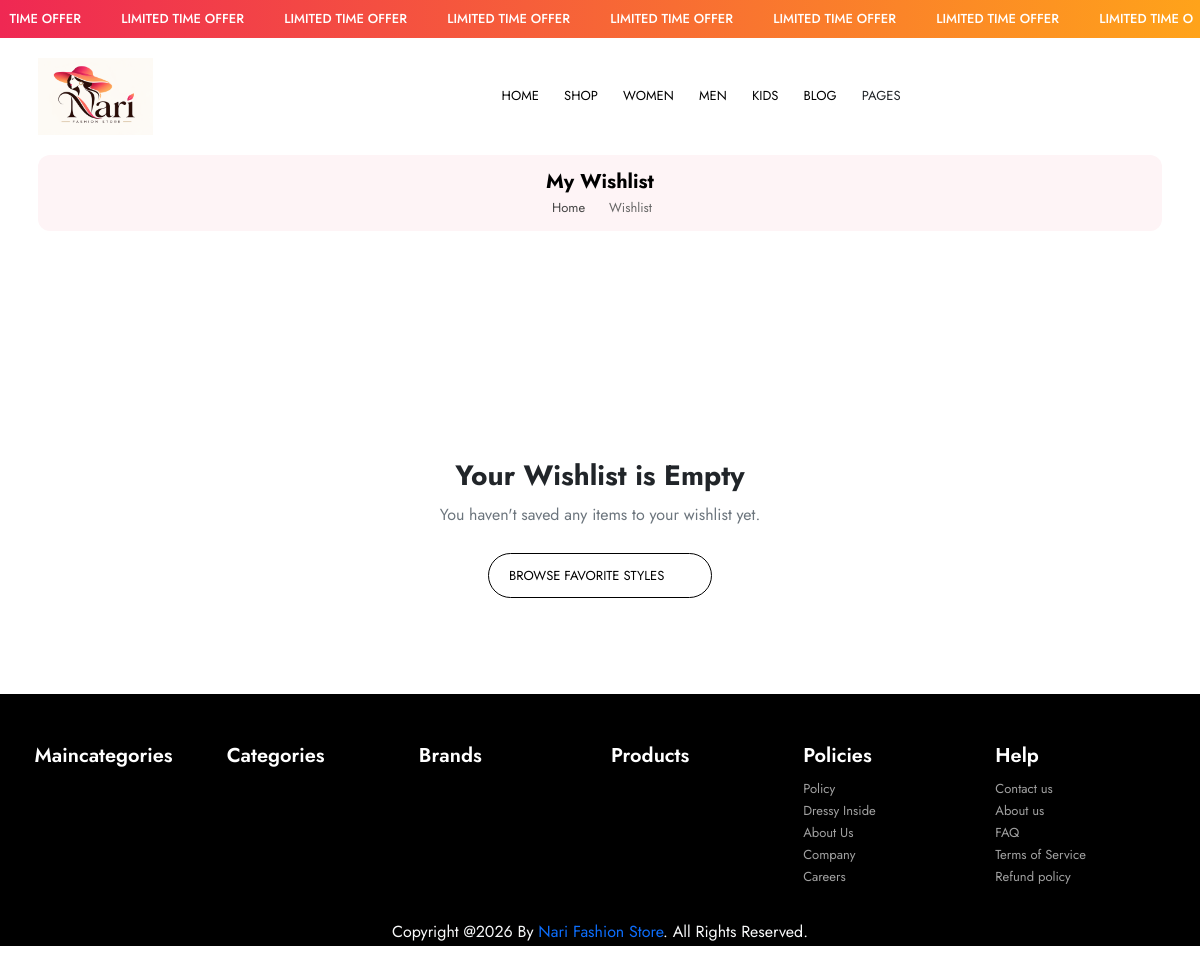
The app's page /wishlist/ with its own data.
### mainApp/models.py (models this page shows, shortened)
class Supercategory(models.Model):
    id = models.AutoField(primary_key=True)
    name = models.CharField(max_length=200, unique=True)
    slug = models.SlugField(max_length=200, unique=True)
    image = models.URLField(max_length=1024, default='', null=True, blank=True)
    title = models.CharField(max_length=100, default='', null=True, blank=True)
    description = models.TextField(default='', null=True, blank=True)

### mainApp/views.py (the view, shortened to what this page needs)
# urls.py: path('wishlist/',views.wishlist_page),
def wishlist_page(request):
    product_ids = set(request.session.get('wishlist', []))
    wishlist_products = Product.objects.filter(id__in=product_ids).order_by('-id')
    return render(request, 'front/wishlist.html', {
        'wishlist_products': wishlist_products,
        'wishlist_count': wishlist_products.count()
    })

### mainApp/templates/front/wishlist.html (shortened to what this page needs)
{% extends "front/index.html" %}
{% load static %}
{% block body %}
    <main>
        <div class="ul-container">
            <div class="ul-breadcrumb">
                <h2 class="ul-breadcrumb-title">My Wishlist</h2>
                <div class="ul-breadcrumb-nav">
                    <a href="/"> Home</a>
                    <i class="flaticon-arrow-point-to-right"></i>
                    <span class="current-page">Wishlist</span>
                </div>
            </div>
        </div>
        <div class="ul-cart-container" id="wishlistContainer">
            {% if wishlist_products %}
            <div class="card border-0 shadow-sm rounded-4 p-3 p-md-4 bg-white" style="border: 1px solid #ECEFF2 !important;">
                <div class="d-flex justify-content-between align-items-center pb-3 border-bottom mb-3">
                    <h4 class="fw-bold mb-0" style="font-size: 1.25rem;">Saved Items ({{ wishlist_products|length }})</h4>
                    <a href="/cart/" class="text-decoration-none text-muted small"><i class="flaticon-shopping-bag me-1"></i> Go to Cart</a>
                </div>
                <div class="table-responsive">
                    <table class="ul-cart-table">
                        <thead>
                            <tr>
                                <th>Product</th>
                                <th>Price</th>
                                <th>Stock Status</th>
                                <th>Action</th>
                                <th>Remove</th>
                            </tr>
                        </thead>
                        <tbody>
                            {% for item in wishlist_products %}
                            <tr id="wishlist-row-{{ item.id }}">
                                <td>
                                    <div class="ul-cart-product">
                                        <a href="/product-details/{{ item.name|slugify }}/{{ item.id }}/" class="ul-cart-product-img">
                                            {% if item.image1 %}
                                            <img src="{{ item.image1 }}" alt="{{ item.name }}" style="width: 70px; height: 70px; object-fit: contain; border-radius: 8px;">
                                            {% else %}
                                            <img src="{% static 'assets/img/image.png' %}" alt="{{ item.name }}" style="width: 70px; height: 70px; object-fit: contain; border-radius: 8px;">
                                            {% endif %}
                                        </a>
                                        <div class="d-flex flex-column text-start ms-2">
                                            <a href="/product-details/{{ item.name|slugify }}/{{ item.id }}/" class="ul-cart-product-title fw-bold text-dark">{{ item.name }}</a>
                                            {% if item.category %}
                                            <small class="text-muted">{{ item.category.name }}</small>
                                            {% endif %}
                                        </div>
                                    </div>
                                </td>
                                <td>
                                    <span class="ul-cart-item-price fw-bold text-dark">&#8377;{{ item.price|floatformat:2 }}</span>
                                    {% if item.base_price and item.base_price > item.price %}
                                    <br><small class="text-muted text-decoration-line-through">&#8377;{{ item.base_price|floatformat:2 }}</small>
                                    {% endif %}
                                </td>
                                <td>
                                    {% if item.quantity > 0 %}
                                    <span class="badge bg-success-subtle text-success px-3 py-2 rounded-pill fw-semibold">In Stock</span>
                                    {% else %}
                                    <span class="badge bg-danger-subtle text-danger px-3 py-2 rounded-pill fw-semibold">Out of Stock</span>
                                    {% endif %}
                                </td>
                                <td>
                                    <button type="button" class="ul-btn py-2 px-3 btn-move-to-cart" data-id="{{ item.id }}" style="font-size: 13px;">
                                        Add to Cart <i class="flaticon-cart ms-1"></i>
                                    </button>
                                </td>
                                <td>
                                    <div class="ul-cart-item-remove">
                                        <button type="button" class="btn-remove-wishlist text-danger border-0 bg-transparent" data-id="{{ item.id }}" title="Remove from wishlist">
                                            <i class="flaticon-close"></i>
                                        </button>
                                    </div>
                                </td>
                            </tr>
                            {% endfor %}
                        </tbody>
                    </table>
                </div>
                <div class="d-flex justify-content-between align-items-center flex-wrap gap-3 mt-4">
                    <a href="/all" class="ul-btn secondary-btn"><i class="flaticon-left-arrow me-1"></i> Continue Shopping</a>
                    <a href="/cart/" class="ul-btn"><i class="flaticon-shopping-bag me-1"></i> View Shopping Cart</a>
                </div>
            </div>
            {% else %}
            <div class="text-center py-5 my-5" id="emptyWishlistState">
                <div class="mb-4">
                    <i class="flaticon-heart text-muted" style="font-size: 72px;"></i>
                </div>
                <h3 class="fw-bold mb-2">Your Wishlist is Empty</h3>
                <p class="text-muted mb-4">You haven't saved any items to your wishlist yet.</p>
                <a href="/all" class="ul-btn">BROWSE FAVORITE STYLES <i class="flaticon-up-right-arrow ms-1"></i></a>
            </div>
            {% endif %}
        </div>
    </main>
{% endblock %}

### mainApp/templates/front/index.html (shortened to what this page needs)
{%load static%}
<!DOCTYPE html>
<html lang="en">
<head>
    <link rel="stylesheet" href="{%static 'assets/icon/flaticon_glamer.css'%}">
    <link rel="stylesheet" href="{%static 'assets/vendor/bootstrap/bootstrap.min.css'%}">
    <link rel="stylesheet" href="{%static 'assets/vendor/splide/splide.min.css'%}">
    <link rel="stylesheet" href="{%static 'assets/vendor/swiper/swiper-bundle.min.css'%}">
    <link rel="stylesheet" href="{%static 'assets/vendor/slim-select/slimselect.css'%}">
    <link rel="stylesheet" href="{%static 'assets/vendor/animate-wow/animate.min.css'%}">
    <link rel="stylesheet" href="{%static 'assets/css/style.css'%}?v=3.6">
</head>
<body>
    <header class="ul-header">
        <div class="ul-header-top">
            <div class="ul-header-top-slider splide">
                <div class="splide__track">
                    <ul class="splide__list">
                        <li class="splide__slide">
                            <p class="ul-header-top-slider-item"><i class="flaticon-sparkle"></i> limited time offer</p>
                        </li>
                        <li class="splide__slide">
                            <p class="ul-header-top-slider-item"><i class="flaticon-sparkle"></i> limited time offer</p>
                        </li>
                        <li class="splide__slide">
                            <p class="ul-header-top-slider-item"><i class="flaticon-sparkle"></i> limited time offer</p>
                        </li>
                        <li class="splide__slide">
                            <p class="ul-header-top-slider-item"><i class="flaticon-sparkle"></i> limited time offer</p>
                        </li>
                        <li class="splide__slide">
                            <p class="ul-header-top-slider-item"><i class="flaticon-sparkle"></i> limited time offer</p>
                        </li>
                        <li class="splide__slide">
                            <p class="ul-header-top-slider-item"><i class="flaticon-sparkle"></i> limited time offer</p>
                        </li>
                        <li class="splide__slide">
                            <p class="ul-header-top-slider-item"> limited time offer</p>
                        </li>
                        <li class="splide__slide">
                            <p class="ul-header-top-slider-item"><i class="flaticon-sparkle"></i> limited time offer</p>
                        </li>
                    </ul>
                </div>
            </div>
        </div>
        <div class="ul-header-bottom">
            <div class="ul-container">
                <div class="ul-header-bottom-wrapper">
                    <div class="header-bottom-left">
                        <div class="logo-container">
                            <a href="/" class="d-inline-block"><img src="{%static 'assets/img/image.png'%}" alt="logo" class="logo"></a>
                        </div>
                    </div>
                    <div class="ul-header-nav-wrapper">
                        <div class="to-go-to-sidebar-in-mobile">
                            <nav class="ul-header-nav">
                                <a href="/">Home</a>
                                <a href="/all">Shop</a>
                                {% if nav_supercategories %}
                                    {% for sc in nav_supercategories %}
                                    <a href="/{{ sc.slug }}/">{{ sc.name }}</a>
                                    {% endfor %}
                                {% else %}
                                    <a href="/all">Women</a>
                                    <a href="/all">Men's</a>
                                    <a href="/all">Kids</a>
                                {% endif %}
                                <a href="/blog">Blog</a>
                                <div class="has-sub-menu has-mega-menu">
                                    <a role="button">Pages</a>
                                </div>
                            </nav>
                        </div>
                    </div>
                    <div class="ul-header-actions">
                        <button class="ul-header-mobile-search-opener d-xxl-none"><i class="flaticon-search-interface-symbol"></i></button>
                        <a href="/my-account/" title="My Account"><i class="flaticon-user"></i></a>
                        <a href="/wishlist/" class="position-relative" title="Wishlist">
                            <i class="flaticon-heart"></i>
                        </a>
                        <a href="/cart/" class="position-relative" title="Shopping Cart">
                            <i class="flaticon-shopping-bag"></i>
                        </a>
                    </div>
                    <div class="d-inline-flex">
                        <button class="ul-header-sidebar-opener"><i class="flaticon-hamburger"></i></button>
                    </div>
                </div>
            </div>
        </div>
    </header>
    {%block body%}{%endblock%}
    <footer class="ul-footer">
        <div class="ul-inner-container">
            <div class="ul-footer-top">
                <div class="ul-footer-top-widget">
                    <h3 class="ul-footer-top-widget-title">Maincategories</h3>
                </div>
                <div class="ul-footer-top-widget">
                    <h3 class="ul-footer-top-widget-title">Categories</h3>
                </div>
                <div class="ul-footer-top-widget">
                    <h3 class="ul-footer-top-widget-title">Brands</h3>
                </div>
                <div class="ul-footer-top-widget">
                    <h3 class="ul-footer-top-widget-title">Products</h3>
                </div>
                <div class="ul-footer-top-widget">
                    <h3 class="ul-footer-top-widget-title">Policies</h3>
                    <div class="ul-footer-top-widget-links">
                        <a href="#">Policy</a>
                        <a href="#">Dressy Inside</a>
                        <a href="/about-us">About Us</a>
                        <a href="#">Company</a>
                        <a href="#">Careers</a>
                    </div>
                </div>
                <div class="ul-footer-top-widget">
                    <h3 class="ul-footer-top-widget-title">Help</h3>
                    <div class="ul-footer-top-widget-links">
                        <a href="/contact">Contact us</a>
                        <a href="/about-us">About us</a>
                        <a href="/faq">FAQ</a>
                        <a href="#">Terms of Service</a>
                        <a href="#">Refund policy</a>
                    </div>
                </div>
            </div>
            <div class=" text-center">
                <p class="copyright-txt text-center text-light">Copyright @2026 By <a href="/" class="ul-footer-bottom-link">Nari Fashion Store</a>. All Rights Reserved.</p>
            </div>
        </div>
    </footer>
</body>
</html>

### records on screen
Supercategory: name "WOMEN"
Supercategory: name "MEN"
Supercategory: name "KIDS"
